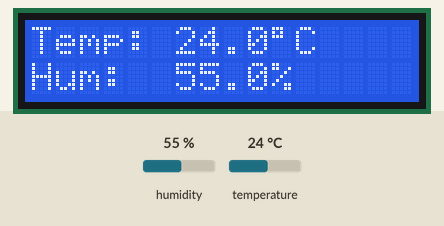
Bench run of a sketch on a simulated Arduino Uno, built with avr-gcc and run on an emulated ATmega328P. Shown: 16×2 character LCD. Inputs (shaded band) come from the test bench; at power-on: humidity 55 %, temperature 24 °C.

Above: at 3.2 s.
3.3 s: humidity set to 22 %
At 4.9 s:
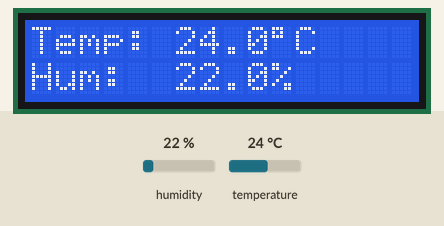
6.0 s: temperature set to 12 °C
At 6.7 s:
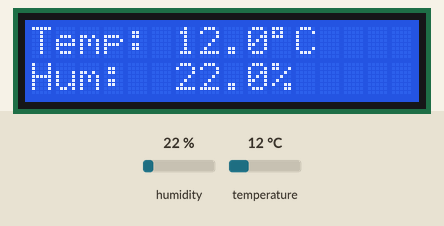
8.7 s: humidity set to 40 %
At 10.4 s:
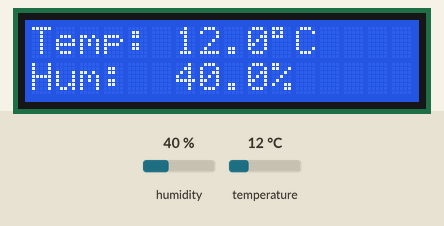
11.6 s: temperature set to 19 °C
At 13.5 s:
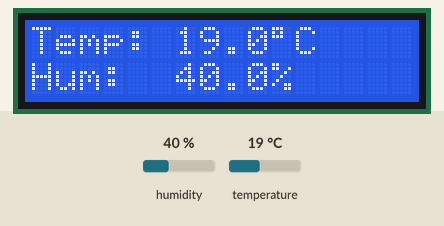
Timing chart, 0 to 15.0 s (numbered marks = the images above; inputs shaded):
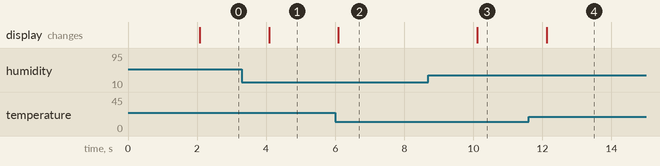

The sketch:

arduino_code.ino
```cpp
#include <DHT.h>
#include <LiquidCrystal.h>
#define DHTPIN 7
#define DHTTYPE DHT22

DHT dht(DHTPIN, DHTTYPE);

LiquidCrystal lcd(12, 11, 5, 4, 3, 2);
void setup() {
  lcd.begin(16, 2);
  dht.begin();
  lcd.print("Temp & Humid");
  delay(2000);
  lcd.clear();
}

void loop() {
  float temperature = dht.readTemperature();
  float humidity = dht.readHumidity();

  if (isnan(temperature) || isnan(humidity)) {
    lcd.setCursor(0, 0);
    lcd.print("Sensor error!");
    return;
  }

  // Display Temperature
  lcd.setCursor(0, 0);
  lcd.print("Temp: ");
  lcd.print(temperature, 1);
  lcd.print((char)223);
  lcd.print("C");

  // Display Humidity
  lcd.setCursor(0, 1);
  lcd.print("Hum:  ");
  lcd.print(humidity, 1);
  lcd.print("%");

  delay(2000);
}
```

Measured:
- after the input at 3.3 s, the display: changes after 0.78 s (image 1)
- after the input at 6.0 s, the display: changes after 0.09 s (image 2)
- after the input at 8.7 s, the display: changes after 1.4 s (image 3)
- after the input at 11.6 s, the display: changes after 0.52 s (image 4)
